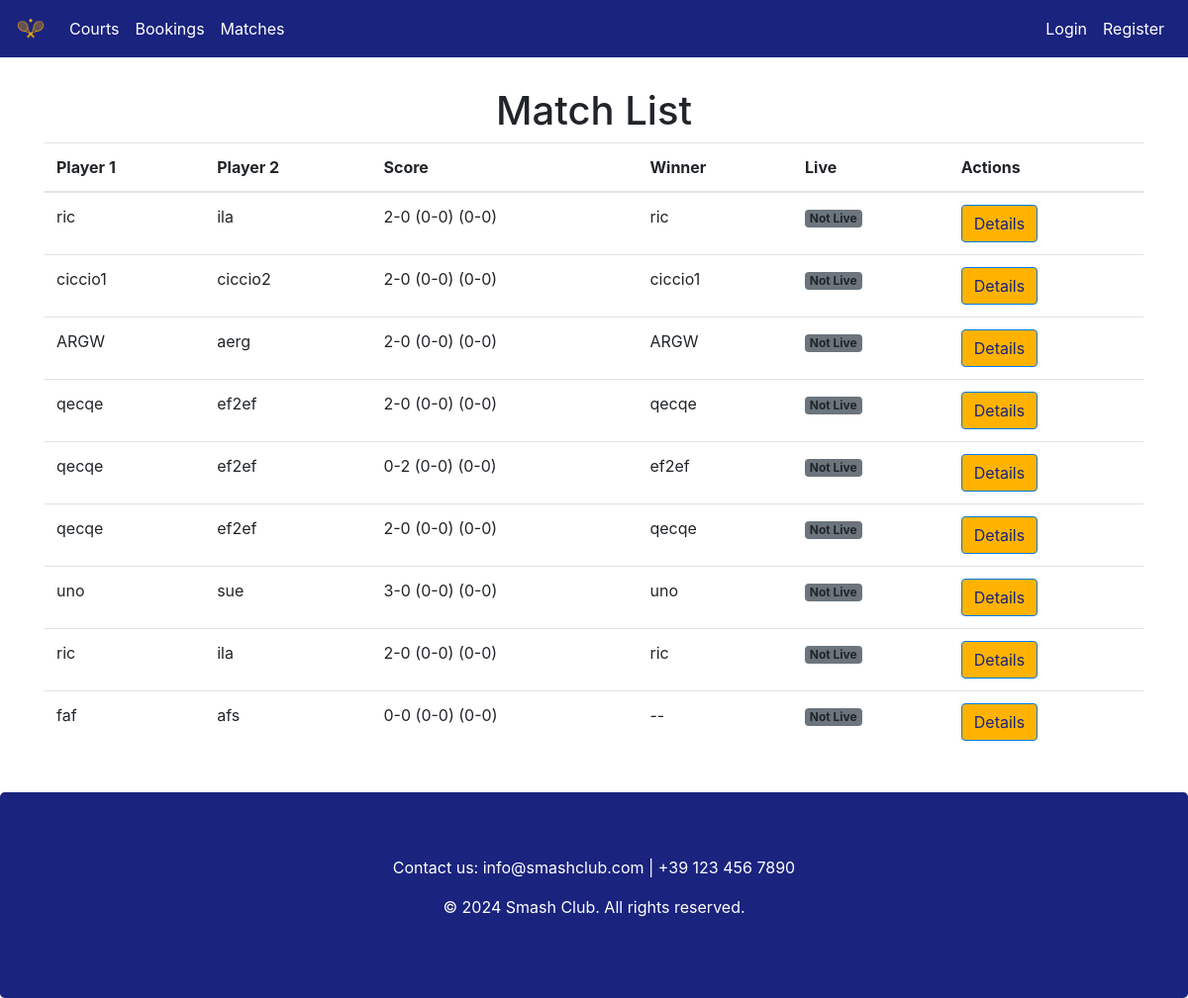
Page /matches/list/ on the committed database.
### matches/models.py (models this page shows, shortened)
class Match(models.Model):
    BEST_OF_CHOICES = [
        (3, 'Best of 3'),
        (5, 'Best of 5'),
    ]
    player1 = models.CharField(max_length=100)
    player2 = models.CharField(max_length=100)
    best_of = models.PositiveIntegerField(choices=BEST_OF_CHOICES, default=3)
    set_player1 = models.IntegerField(default=0)
    set_player2 = models.IntegerField(default=0)
    game_player1 = models.IntegerField(default=0)
    game_player2 = models.IntegerField(default=0)
    point_player1 = models.IntegerField(default=0)
    point_player2 = models.IntegerField(default=0)
    winner = models.IntegerField(null=True, blank=True)  # 1 for player1, 2 for player2
    is_live = models.BooleanField(default=False)
    date = models.DateTimeField(auto_now_add=True)
    def get_winner(self):
        if self.winner == 1:
            return self.player1
        elif self.winner == 2:
            return self.player2
        else:
            return "--"
    def get_score(self):
        return f"{self.set_player1}-{self.set_player2} ({self.game_player1}-{self.game_player2}) ({self.point_player1}-{self.point_player2})"

### matches/views.py (the view)
# urls.py: path("list/", views.MatchListView.as_view(), name="list"),
class MatchListView(ListView):
    model = Match
    template_name = "match_list.html"
    context_object_name = "matches"
    title = "Match List"
    def get_context_data(self, **kwargs):
        context = super().get_context_data(**kwargs)
        context['title'] = self.title
        return context

### matches/templates/match_list.html (shortened to what this page needs)
{% extends "base.html" %}
{% block content %}
<h1>Match List</h1>
<table class="table">
    <thead>
        <tr>
            <th>Player 1</th>
            <th>Player 2</th>
            <th>Score</th>
            <th>Winner</th>
            <th>Live</th>
            <th>Actions</th>
        </tr>
    </thead>
    <tbody>
        {% for match in matches %}
        <tr>
            <td>{{ match.player1 }}</td>
            <td>{{ match.player2 }}</td>
            <td>{{ match.get_score }}</td>
            <td>{{ match.get_winner }}</td>
            <td>
                {% if match.is_live %}
                    <span class="badge bg-success">Live</span>
                {% else %}
                    <span class="badge bg-secondary">Not Live</span>
                {% endif %}
            <td>
                <a href="{% url 'matches:details' match.id %}" class="btn btn-primary">Details</a>
            </td>
        </tr>
        {% endfor %}
    </tbody>
</table>
{% endblock %}

### static/custom.css (style rules this page uses)
:root { --primary-blue-navy: #1a237e; --secondary-dark-yellow: #ffb300; --text-light: #ffffff; --text-dark: #212121; --background-light: #f5f5f5; }
.btn-primary { background-color: var(--secondary-dark-yellow) !important; color: var(--primary-blue-navy) !important; }
body { background-color: var(--background-light); color: var(--text-dark); font-family: 'Segoe UI', Arial, sans-serif; margin: 0; padding: 0; }
a { color: var(--primary-blue-navy); text-decoration: underline; }
html, body { height: 100%; margin: 0; padding: 0; }

### rows in the picture
Match: player1 "ric", player2 "ila", get_score "2-0 (0-0) (0-0)", get_winner "ric", is_live "Not Live"
Match: player1 "ciccio1", player2 "ciccio2", get_score "2-0 (0-0) (0-0)", get_winner "ciccio1", is_live "Not Live"
Match: player1 "ARGW", player2 "aerg", get_score "2-0 (0-0) (0-0)", get_winner "ARGW", is_live "Not Live"
Match: player1 "qecqe", player2 "ef2ef", get_score "2-0 (0-0) (0-0)", get_winner "qecqe", is_live "Not Live"
Match: player1 "qecqe", player2 "ef2ef", get_score "0-2 (0-0) (0-0)", get_winner "ef2ef", is_live "Not Live"
Match: player1 "qecqe", player2 "ef2ef", get_score "2-0 (0-0) (0-0)", get_winner "qecqe", is_live "Not Live"
Match: player1 "uno", player2 "sue", get_score "3-0 (0-0) (0-0)", get_winner "uno", is_live "Not Live"
Match: player1 "ric", player2 "ila", get_score "2-0 (0-0) (0-0)", get_winner "ric", is_live "Not Live"
Match: player1 "faf", player2 "afs", get_score "0-0 (0-0) (0-0)", get_winner "--", is_live "Not Live"
